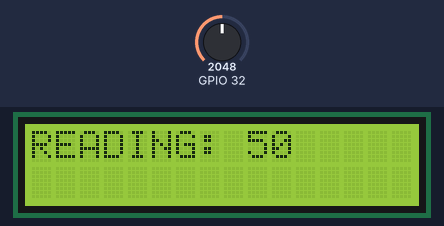
Bench run of a sketch on a simulated ESP32. Parts: 16×2 character LCD. Inputs (shaded band) come from the test bench; at power-on: GPIO 32 = 2048.

Above: at 1.2 s.
1.3 s: GPIO 32 set to 2866
At 2.5 s:
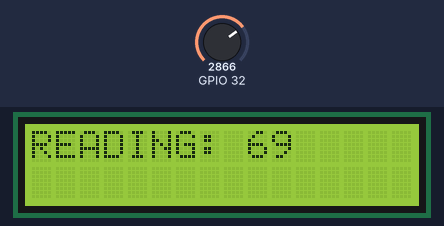
2.8 s: GPIO 32 set to 3603
At 3.5 s:
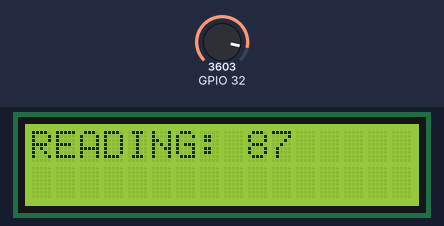
4.3 s: GPIO 32 set to 4095
At 4.7 s:
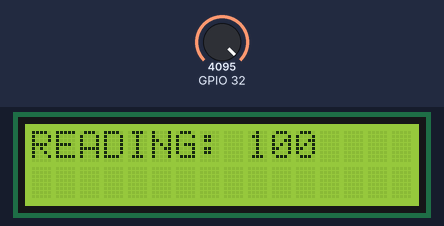
Timing chart, 0 to 7.3 s (numbered marks = the images above; inputs shaded):
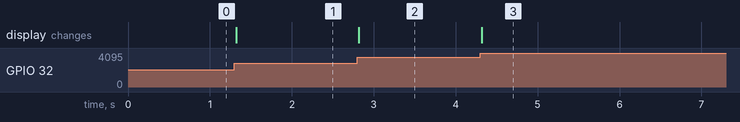

Measured:
- after the input at 1.3 s, the display: changes at once (image 1)
- after the input at 2.8 s, the display: changes at once (image 2)
- after the input at 4.3 s, the display: changes at once (image 3)

The sketch:

potentiometer_display.ino
```cpp
//YWROBOT
//Compatible with the Arduino IDE 1.0
//Library version:1.1
#include <Wire.h>
#include <LiquidCrystal_I2C.h>

LiquidCrystal_I2C lcd(0x27, 16, 2); // set the LCD address to 0x27 for a 16 chars and 2 line display

void setup() {
  //  analogReadResolution(8);
  lcd.init();
  lcd.backlight();
}


void loop() {
  int x = analogRead(32);
  x = map(x, 0, 4095, 0, 100);
  lcd.setCursor(0, 0);
  lcd.print("READING: ");
  if (x < 10) lcd.print(String(x) + "   ");
  else if (x < 100) lcd.print(String(x) + "  ");
  else if (x < 1000) lcd.print(String(x) + " ");
  else lcd.print(String(x));
  //  delay(500);
}
```
